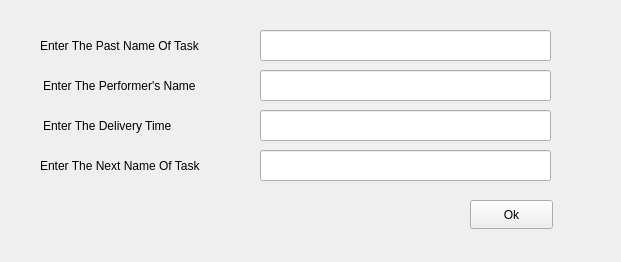
<?xml version="1.0" encoding="UTF-8"?>
<ui version="4.0">
 <class>EditTask</class>
 <widget class="QWidget" name="EditTask">
  <property name="geometry">
   <rect>
    <x>0</x>
    <y>0</y>
    <width>621</width>
    <height>262</height>
   </rect>
  </property>
  <property name="windowTitle">
   <string>Form</string>
  </property>
  <widget class="QLineEdit" name="lineEdit_nameorg_2">
   <property name="geometry">
    <rect>
     <x>260</x>
     <y>150</y>
     <width>291</width>
     <height>31</height>
    </rect>
   </property>
  </widget>
  <widget class="QLineEdit" name="lineEdit_nameorg">
   <property name="geometry">
    <rect>
     <x>260</x>
     <y>110</y>
     <width>291</width>
     <height>31</height>
    </rect>
   </property>
  </widget>
  <widget class="QPushButton" name="pushButton_ok">
   <property name="geometry">
    <rect>
     <x>470</x>
     <y>200</y>
     <width>83</width>
     <height>29</height>
    </rect>
   </property>
   <property name="cursor">
    <cursorShape>OpenHandCursor</cursorShape>
   </property>
   <property name="text">
    <string>Ok</string>
   </property>
  </widget>
  <widget class="QLabel" name="label_2">
   <property name="geometry">
    <rect>
     <x>40</x>
     <y>140</y>
     <width>281</width>
     <height>51</height>
    </rect>
   </property>
   <property name="styleSheet">
    <string notr="true">font: 700 9pt &quot;Segoe UI&quot;;</string>
   </property>
   <property name="text">
    <string>Enter The Next Name Of Task</string>
   </property>
  </widget>
  <widget class="QLabel" name="label">
   <property name="geometry">
    <rect>
     <x>43</x>
     <y>100</y>
     <width>281</width>
     <height>51</height>
    </rect>
   </property>
   <property name="styleSheet">
    <string notr="true">color: rgb(0, 0, 0);
font: 700 9pt &quot;Segoe UI&quot;;</string>
   </property>
   <property name="text">
    <string>Enter The Delivery Time</string>
   </property>
  </widget>
  <widget class="QLabel" name="label_3">
   <property name="geometry">
    <rect>
     <x>43</x>
     <y>60</y>
     <width>281</width>
     <height>51</height>
    </rect>
   </property>
   <property name="styleSheet">
    <string notr="true">color: rgb(0, 0, 0);
font: 700 9pt &quot;Segoe UI&quot;;</string>
   </property>
   <property name="text">
    <string>Enter The Performer's Name</string>
   </property>
  </widget>
  <widget class="QLineEdit" name="lineEdit_nameorg_3">
   <property name="geometry">
    <rect>
     <x>260</x>
     <y>70</y>
     <width>291</width>
     <height>31</height>
    </rect>
   </property>
  </widget>
  <widget class="QLineEdit" name="lineEdit_nameorg_4">
   <property name="geometry">
    <rect>
     <x>260</x>
     <y>30</y>
     <width>291</width>
     <height>31</height>
    </rect>
   </property>
  </widget>
  <widget class="QLabel" name="label_4">
   <property name="geometry">
    <rect>
     <x>40</x>
     <y>20</y>
     <width>281</width>
     <height>51</height>
    </rect>
   </property>
   <property name="styleSheet">
    <string notr="true">font: 700 9pt &quot;Segoe UI&quot;;</string>
   </property>
   <property name="text">
    <string>Enter The Past Name Of Task</string>
   </property>
  </widget>
 </widget>
 <resources/>
 <connections/>
</ui>
